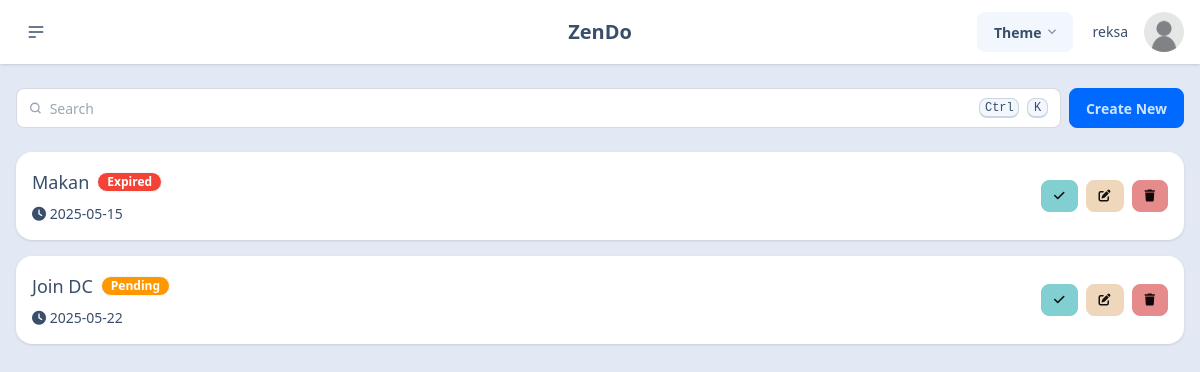
Screenshot of /home.php (signed in) with the database file from the repository.
### tables this page shows
CREATE TABLE `users` (
  `id_user` int(11) NOT NULL,
  `email` varchar(200) NOT NULL,
  `username` varchar(20) NOT NULL,
  `password` varchar(100) NOT NULL,
  `date_created` date NOT NULL DEFAULT current_timestamp(),
  `profile_photo` varchar(255) DEFAULT 'assets/img/pfp.png'
);

CREATE TABLE `todos` (
  `id` int(11) NOT NULL,
  `id_user` int(11) DEFAULT NULL,
  `title` varchar(255) DEFAULT NULL,
  `status` enum('pending','completed','expired') NOT NULL DEFAULT 'pending',
  `deadline` date DEFAULT NULL,
  `date_created` timestamp(6) NOT NULL DEFAULT current_timestamp(6)
);

### home.php (the view, shortened to what this page needs)
<?php
require 'db_connection.php';
$username = isset($_SESSION['username']) ? $_SESSION['username'] : 'Guest';
$profilePhoto = 'assets/img/pfp.png';
if (
    isset($_SESSION['profile_photo']) &&
    !empty($_SESSION['profile_photo']) &&
    file_exists($_SESSION['profile_photo'])
) {
    $profilePhoto = $_SESSION['profile_photo'];
} else {
    $stmt = $pdo->prepare("SELECT username, profile_photo FROM users WHERE id_user = ?");
    $stmt->execute([$_SESSION['user_id']]);
    $user = $stmt->fetch(PDO::FETCH_ASSOC);
    if ($user) {
        $username = $user['username'];
    }
}
$stmt = $pdo->prepare("SELECT * FROM todos WHERE id_user = ? ORDER BY date_created DESC");
$stmt->execute([$_SESSION['user_id']]);
$tasks = $stmt->fetchAll(PDO::FETCH_ASSOC);
?>
<!DOCTYPE html>
<html data-theme="winter" lang="en">
<head>
    <link rel="stylesheet" href="public/output.css">
     <link rel="stylesheet" href="css/all.css">
</head>
<body class="relative">
    <div class="navbar bg-base-100 shadow-sm px-4 fixed top-0 z-10 w-full hidden md:flex">
        <div class="navbar-start">
            <div class="dropdown">
                <div tabindex="0" role="button" class="btn btn-ghost btn-circle">
                    <svg xmlns="http://www.w3.org/2000/svg" class="h-5 w-5" fill="none" viewBox="0 0 24 24"
                        stroke="currentColor">
                        <path stroke-linecap="round" stroke-linejoin="round" stroke-width="2"
                            d="M4 6h16M4 12h16M4 18h7" />
                    </svg>
                </div>
            </div>
        </div>
        <div class="navbar-center">
            <a class="btn btn-ghost text-xl">ZenDo</a>
        </div>
        <div class="navbar-end gap-4">
            <div class="dropdown relative">
                <div tabindex="0" role="button" class="btn m-1">
                    Theme
                    <svg width="12px" height="12px" class="inline-block h-2 w-2 fill-current opacity-60"
                        xmlns="http://www.w3.org/2000/svg" viewBox="0 0 2048 2048">
                        <path d="M1799 349l242 241-1017 1017L7 590l242-241 775 775 775-775z"></path>
                    </svg>
                </div>
            </div>
            <span class="text-sm font-medium"><?php echo htmlspecialchars($username); ?></span>
            <a href="edit_profile.php" class="avatar cursor-pointer">
                <div class="w-10 rounded-full">
                    <img src="<?php echo htmlspecialchars($profilePhoto) . '?v=' . time(); ?>" alt="Profile Photo">
                </div>
            </a>
        </div>
    </div>
    <section class="relative flex flex-col items-center w-screen h-dvh bg-base-300 md:pt-22 pt-11 px-4 gap-6">
        <div class="flex gap-2 w-full">
            <label class="input grow w-full">
                <svg class="h-[1em] opacity-50" xmlns="http://www.w3.org/2000/svg" viewBox="0 0 24 24">
                    <g stroke-linejoin="round" stroke-linecap="round" stroke-width="2.5" fill="none"
                        stroke="currentColor">
                        <circle cx="11" cy="11" r="8"></circle>
                        <path d="m21 21-4.3-4.3"></path>
                    </g>
                </svg>
                <input type="search" id="search" class="grow" placeholder="Search" oninput="filterTasks()" />
                <kbd class="kbd kbd-sm">Ctrl</kbd>
                <kbd class="kbd kbd-sm">K</kbd>
            </label>
            <button class="btn btn-primary" onclick="create_modal.showModal()">Create New</button>
        </div>
        <div id="task-list" class="flex flex-col gap-4 w-full">
            <?php $i = 0;
            foreach ($tasks as $task): ?>
                <div class="task-item fade-down flex items-center justify-between p-4 bg-base-100 rounded-box shadow-sm"
                    data-title="<?php echo htmlspecialchars(strtolower($task['title'])); ?>"
                    style="animation-delay: <?php echo ($i * 0.08); ?>s;">
                    <div class="flex flex-col gap-2">
                        <div class="flex items-center gap-2">
                            <p class="text-lg font-medium"><?php echo htmlspecialchars($task['title']); ?></p>
                            <div class="badge badge-<?php
                                                    echo $task['status'] === 'completed' ? 'success' : ($task['status'] === 'expired' ? 'error' : 'warning'); ?> badge-sm">
                                <?php echo ucfirst($task['status']); ?>
                            </div>
                        </div>
                        <p class="text-sm font-normal"><i class="fa-solid fa-clock"></i> <?php echo htmlspecialchars($task['deadline']); ?></p>
                    </div>
                    <div class="flex gap-2">
                        <form action="update_status.php" method="post" style="display: inline;">
                            <button type="submit" class="btn btn-success btn-sm">
                                <i class="fa-solid fa-check"></i>
                            </button>
                        </form>
                        <button onclick="document.getElementById('edit_modal_<?php echo $task['id']; ?>').showModal()" class="btn btn-warning btn-sm">
                            <i class="fa-solid fa-pen-to-square"></i>
                        </button>
                        <button onclick="document.getElementById('delete_modal_<?php echo $task['id']; ?>').showModal()" class="btn btn-error btn-sm">
                            <i class="fa-solid fa-trash"></i>
                        </button>
                    </div>
                </div>
            <?php $i++;
            endforeach; ?>
        </div>
    </section>
</body>
</html>

### home.php (style rules this page uses)
.fade-down { opacity: 0; animation: fadeDown 0.6s cubic-bezier(0.4, 0, 0.2, 1) forwards; }

### rows the page displays
users: username "reksa"
todos: title "Makan", status "Expired", deadline "2025-05-15"
todos: title "Join DC", status "Pending", deadline "2025-05-22"
